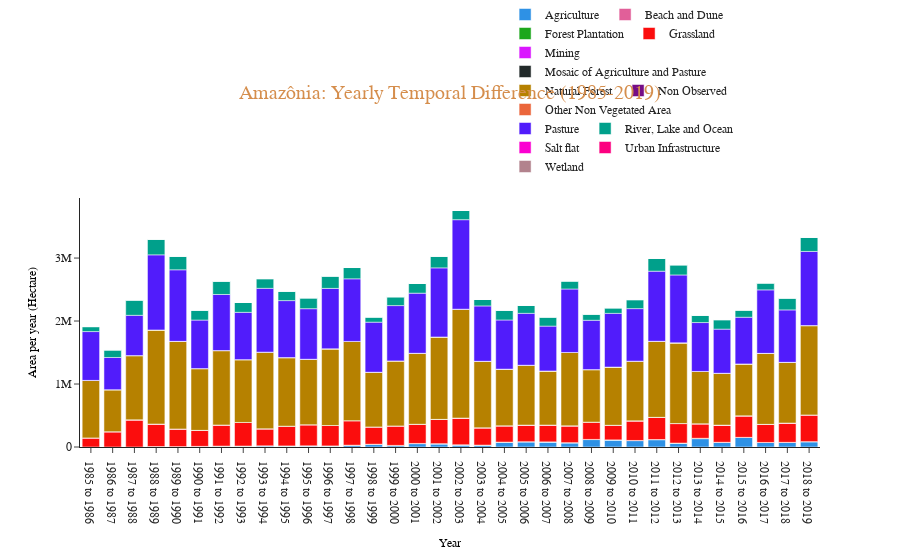
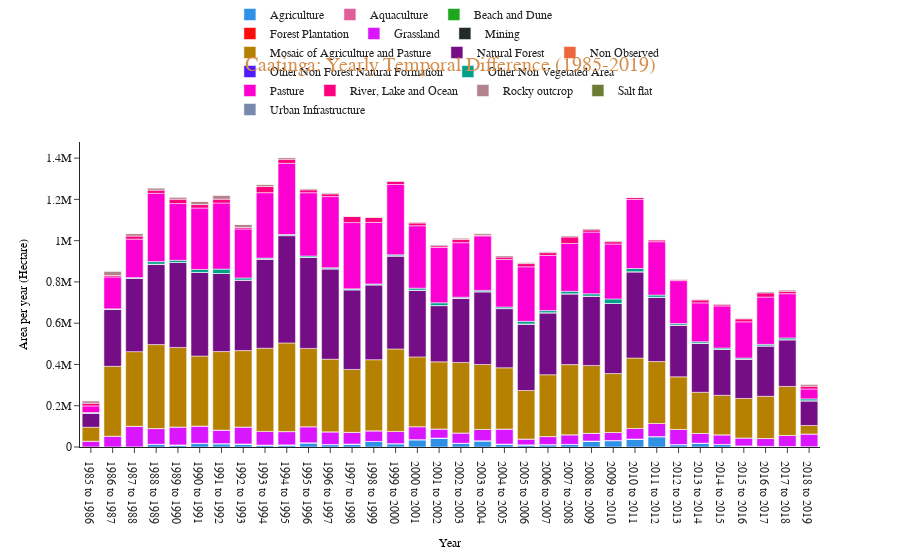
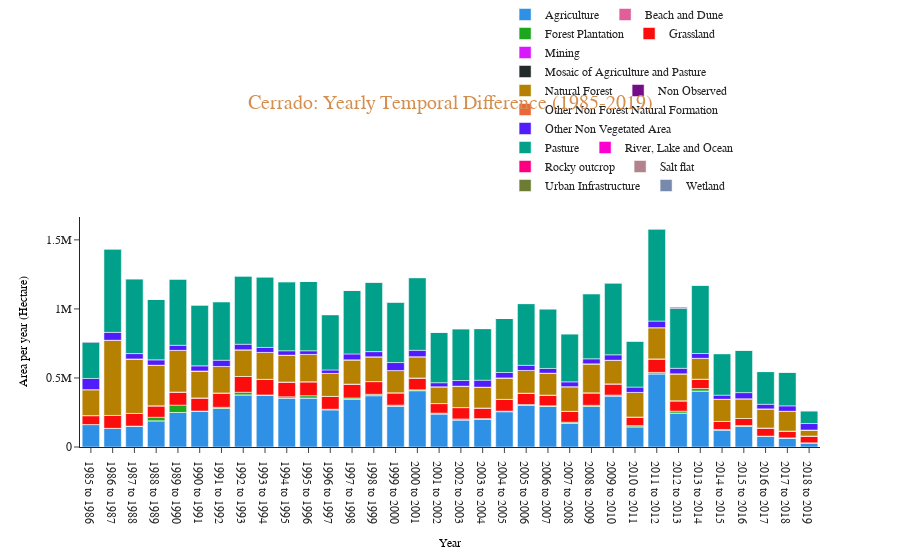
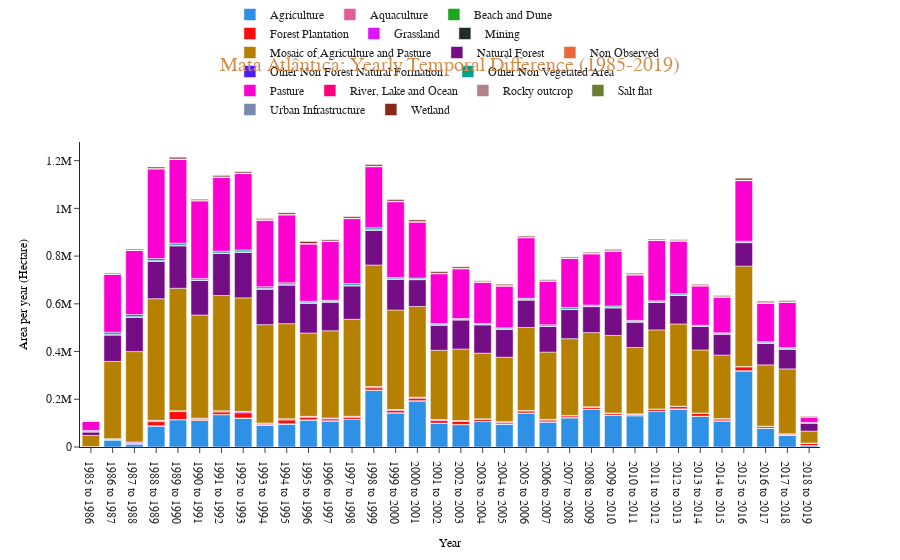

The notebook cell saved with these charts, in order:
### Code cell
def yearly_plot(filename):
    long_df = pd.read_csv(filename)
    biome_name = filename.split('_')[0]
    title = biome_name + ": Yearly Temporal Difference (1985-2019)"
#     colors = ['#769BA9', '#94C197', '#D7D779', '#8FC0D0']
    fig = px.bar(long_df, x="Year",  y="Exchange", color="Category",
             color_discrete_sequence=px.colors.qualitative.Dark24,
             template="simple_white",  hover_name="Year",
            title = title)

    layout = fig.update_layout(
        font=dict(family="Trebuchet MS", size=12),
        hovermode=False,
        yaxis=dict(title='Area per year (Hectare)',
                   title_font=dict(size=12, family='Trebuchet MS', color='black')),
        xaxis=dict(title='Year', dtick=1,
                   title_font=dict(size=12, family='Trebuchet MS', color='black')),
        legend=dict(orientation="h", yanchor="bottom", y=1.02, xanchor="right",
                    x=0.65, title='',
                    font=dict(family="Trebuchet MS", size=12)),
        title =  dict(font =dict(family='"Trebuchet MS',
                                 size = 20,
                                   color = '#D58E4D')),
        title_x=0.5

        )
    fig.show()

    
    
# os.chdir(r'../Data/BIOME_CONTINGENCY/CATEGORY')

filenames = [f for f in listdir(os.getcwd()) if isfile(join(os.getcwd(), f))]   
for filename in filenames:
    if '1year' in filename:
        print (filename)
        yearly_plot(filename)
